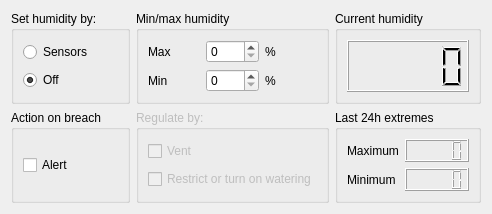
              <widget class="QWidget" name="tab_6">
               <attribute name="title">
                <string>Humidity</string>
               </attribute>
               <layout class="QHBoxLayout" name="horizontalLayout_14">
                <item>
                 <layout class="QGridLayout" name="gridLayout_11">
                  <item row="0" column="1">
                   <widget class="QGroupBox" name="groupBox_13">
                    <property name="title">
                     <string>Min/max humidity</string>
                    </property>
                    <layout class="QHBoxLayout" name="horizontalLayout_16">
                     <item>
                      <layout class="QGridLayout" name="gridLayout_12">
                       <item row="0" column="2">
                        <widget class="QLabel" name="label_18">
                         <property name="text">
                          <string>%</string>
                         </property>
                        </widget>
                       </item>
                       <item row="1" column="2">
                        <widget class="QLabel" name="label_19">
                         <property name="text">
                          <string>%</string>
                         </property>
                        </widget>
                       </item>
                       <item row="0" column="0">
                        <widget class="QLabel" name="label_16">
                         <property name="text">
                          <string>Max</string>
                         </property>
                        </widget>
                       </item>
                       <item row="1" column="0">
                        <widget class="QLabel" name="label_17">
                         <property name="text">
                          <string>Min</string>
                         </property>
                        </widget>
                       </item>
                       <item row="0" column="1">
                        <widget class="QSpinBox" name="humidity_humidity_max"/>
                       </item>
                       <item row="1" column="1">
                        <widget class="QSpinBox" name="humidity_humidity_min"/>
                       </item>
                      </layout>
                     </item>
                    </layout>
                   </widget>
                  </item>
                  <item row="0" column="2">
                   <widget class="QGroupBox" name="groupBox_23">
                    <property name="title">
                     <string>Current humidity</string>
                    </property>
                    <layout class="QHBoxLayout" name="horizontalLayout_31">
                     <item>
                      <layout class="QGridLayout" name="gridLayout_25">
                       <item row="0" column="0">
                        <widget class="QLCDNumber" name="hum_outside_lcdNumber_8"/>
                       </item>
                      </layout>
                     </item>
                    </layout>
                   </widget>
                  </item>
                  <item row="2" column="2">
                   <widget class="QGroupBox" name="groupBox_37">
                    <property name="title">
                     <string>Last 24h extremes</string>
                    </property>
                    <layout class="QHBoxLayout" name="horizontalLayout_66">
                     <item>
                      <layout class="QGridLayout" name="gridLayout_36">
                       <item row="0" column="0">
                        <widget class="QLabel" name="label_88">
                         <property name="text">
                          <string>Maximum</string>
                         </property>
                        </widget>
                       </item>
                       <item row="1" column="0">
                        <widget class="QLabel" name="label_89">
                         <property name="text">
                          <string>Minimum</string>
                         </property>
                        </widget>
                       </item>
                       <item row="0" column="1">
                        <widget class="QLCDNumber" name="lcdNumber_14"/>
                       </item>
                       <item row="1" column="1">
                        <widget class="QLCDNumber" name="lcdNumber_15"/>
                       </item>
                      </layout>
                     </item>
                    </layout>
                   </widget>
                  </item>
                  <item row="0" column="0">
                   <widget class="QGroupBox" name="groupBox_11">
                    <property name="title">
                     <string>Set humidity by:</string>
                    </property>
                    <layout class="QHBoxLayout" name="horizontalLayout_15">
                     <item>
                      <layout class="QVBoxLayout" name="verticalLayout_5">
                       <item>
                        <widget class="QRadioButton" name="humidity_trigers_sensors">
                         <property name="text">
                          <string>Sensors</string>
                         </property>
                        </widget>
                       </item>
                       <item>
                        <widget class="QRadioButton" name="humidity_trigers_off">
                         <property name="text">
                          <string>Off</string>
                         </property>
                         <property name="checked">
                          <bool>true</bool>
                         </property>
                        </widget>
                       </item>
                      </layout>
                     </item>
                    </layout>
                   </widget>
                  </item>
                  <item row="2" column="1">
                   <widget class="QGroupBox" name="groupBox_12">
                    <property name="enabled">
                     <bool>false</bool>
                    </property>
                    <property name="title">
                     <string>Regulate by:</string>
                    </property>
                    <layout class="QHBoxLayout" name="horizontalLayout_17">
                     <item>
                      <layout class="QGridLayout" name="gridLayout_21">
                       <item row="0" column="0">
                        <widget class="QCheckBox" name="humidity_bool_vent">
                         <property name="text">
                          <string>Vent</string>
                         </property>
                        </widget>
                       </item>
                       <item row="1" column="0">
                        <widget class="QCheckBox" name="humidity_bool_restrict_water">
                         <property name="text">
                          <string>Restrict or turn on watering</string>
                         </property>
                        </widget>
                       </item>
                      </layout>
                     </item>
                    </layout>
                   </widget>
                  </item>
                  <item row="2" column="0">
                   <widget class="QGroupBox" name="groupBox_24">
                    <property name="title">
                     <string>Action on breach</string>
                    </property>
                    <layout class="QHBoxLayout" name="horizontalLayout_32">
                     <item>
                      <layout class="QVBoxLayout" name="verticalLayout_14">
                       <item>
                        <widget class="QCheckBox" name="humidity_bool_alert">
                         <property name="text">
                          <string>Alert</string>
                         </property>
                        </widget>
                       </item>
                      </layout>
                     </item>
                    </layout>
                   </widget>
                  </item>
                 </layout>
                </item>
               </layout>
              </widget>
